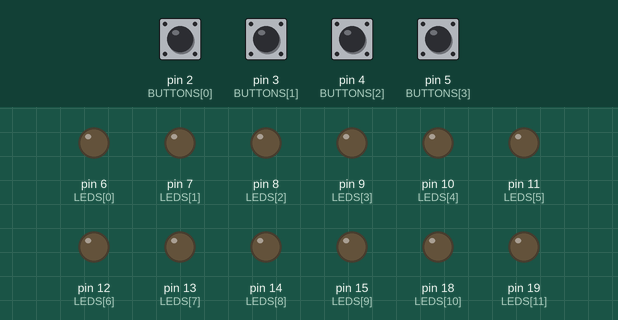
Recording of a sketch running on a simulated Arduino Uno, built with avr-gcc and run on an emulated ATmega328P. On the bench: output pins drawn as LEDs (lit = HIGH). The inputs (shaded band) are chosen by the test bench; at power-on: pin 2 (BUTTONS[0]), pin 3 (BUTTONS[1]), pin 4 (BUTTONS[2]), pin 5 (BUTTONS[3]) LOW.

Above: at 3.6 s.
3.7 s: pin 2 (BUTTONS[0]) pulled HIGH for 0.15 s
At 3.77 s:
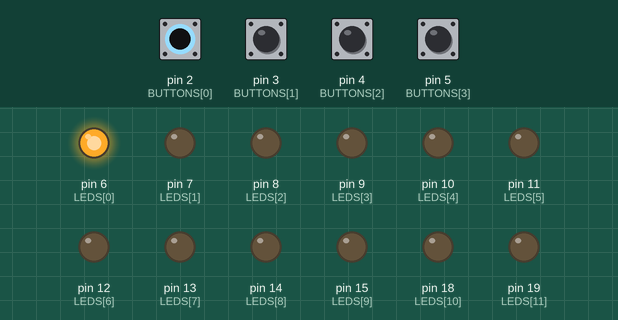
5.3 s: pin 3 (BUTTONS[1]) pulled HIGH for 0.15 s
At 5.37 s:
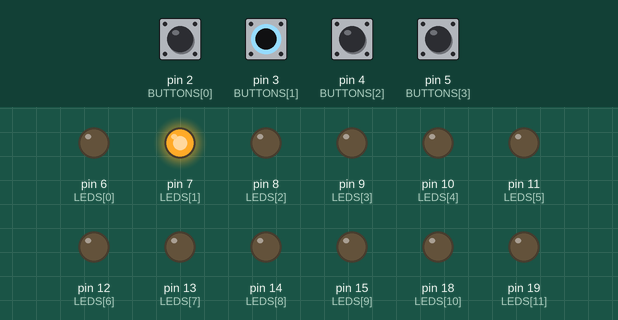
6.9 s: pin 4 (BUTTONS[2]) pulled HIGH for 0.15 s
At 6.97 s:
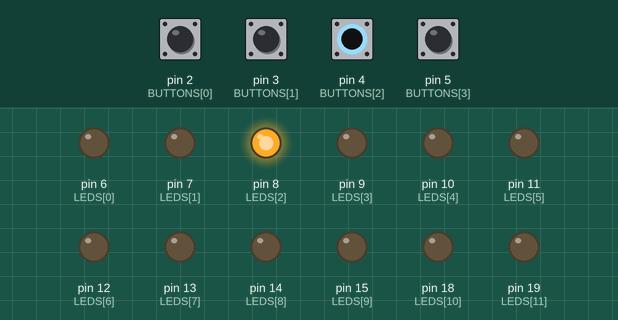
8.5 s: pin 5 (BUTTONS[3]) pulled HIGH for 0.15 s
At 8.57 s:
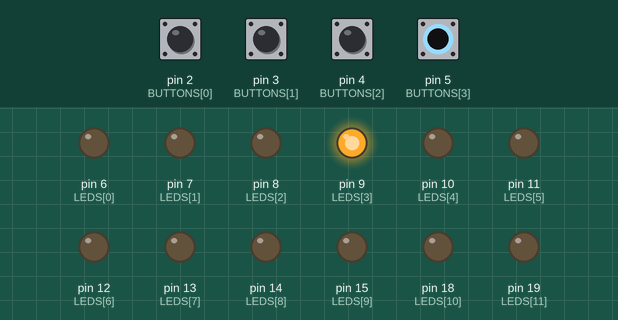
10.1 s: pin 2 (BUTTONS[0]) driven HIGH and pin 3 (BUTTONS[1]) driven HIGH
At 11.1 s:
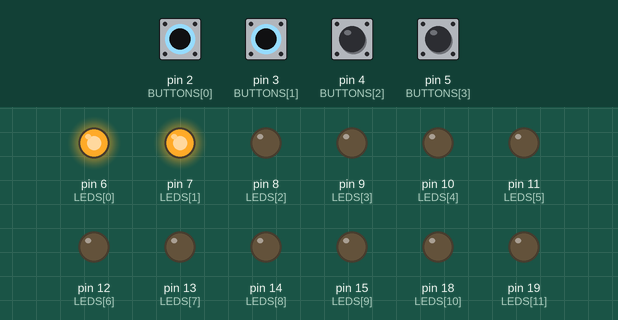
11.6 s: pin 4 (BUTTONS[2]) pulled HIGH for 1 s
At 12.3 s:
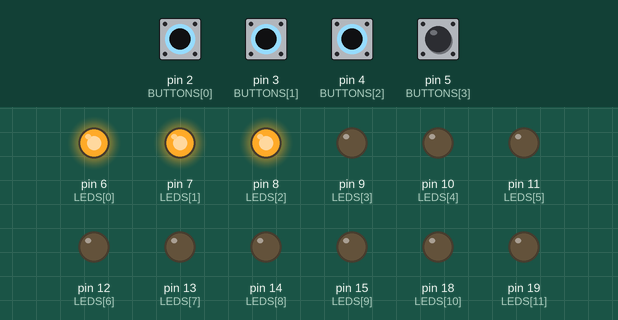
Timing chart, 0 to 14.6 s (numbered marks = the images above; inputs shaded):
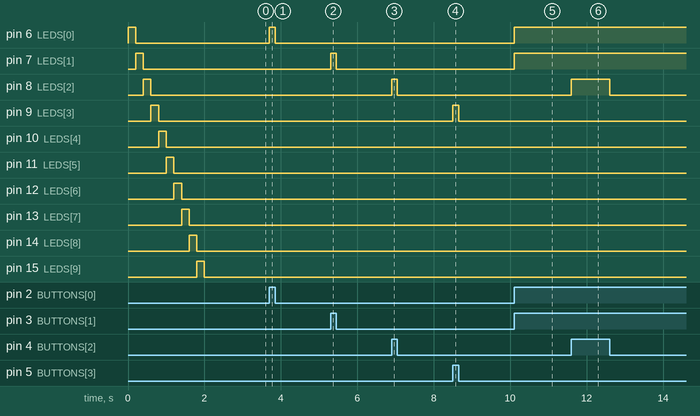

Measured:
- after the input at 3.7 s, pin 6 (LEDS[0]): LOW → HIGH at once, → LOW 0.15 s later
- after the input at 5.3 s, pin 7 (LEDS[1]): LOW → HIGH at once, → LOW 0.15 s later
- after the input at 6.9 s, pin 8 (LEDS[2]): LOW → HIGH at once, → LOW 0.15 s later
- after the input at 8.5 s, pin 9 (LEDS[3]): LOW → HIGH at once, → LOW 0.15 s later
- after the input at 10.1 s, pin 6 (LEDS[0]), pin 7 (LEDS[1]): LOW → HIGH at once
- after the input at 11.6 s, pin 8 (LEDS[2]): LOW → HIGH at once, → LOW 1.0 s later

The sketch:

test.ino
```cpp
int LEDS[12] = {6,7,8,9,10,11,12,13,14,15,18,19};
int BUTTONS[4] = {2,3,4,5}; // up, down, left, right

void setup(){

  // Run through the LEDs (in pin order)
  for(int i = 0; i < 12; i++){

    pinMode(LEDS[i], OUTPUT);

    digitalWrite(LEDS[i], HIGH);
    delay(200);
    digitalWrite(LEDS[i], LOW);

  }

  // Set up the button pins for input
  for(int i = 0; i<4; i++){
   pinMode(BUTTONS[i], INPUT);
  }
}

void loop(){

  // Light up LEDs in response to buttons
  for(int i = 0; i < 4; i++){

    if(digitalRead(BUTTONS[i]) == HIGH){
      digitalWrite(LEDS[i], HIGH);
    }
    else{
      digitalWrite(LEDS[i], LOW);
    }
  }
}
```
